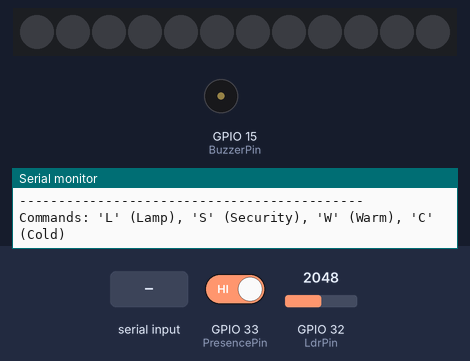
Simulated run of this sketch. Board: ESP32. Parts: 12 RGB LEDs in strip order, left to right, buzzer (waves = sounding), the last lines printed to the serial monitor. Inputs (shaded band) come from the test bench; at power-on: GPIO 33 (PresencePin) HIGH, GPIO 32 (LdrPin) = 2048. Dim RGB values are drawn brighter than linear.

Above: at 1.2 s.
1.3 s: "S\n" received over Serial
At 2.9 s:
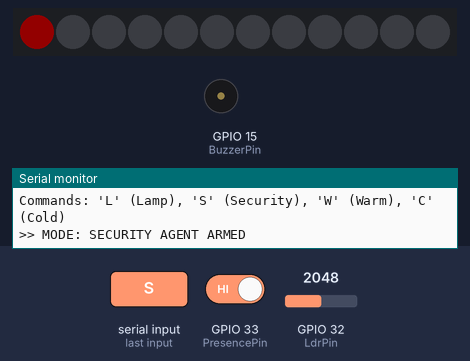
4.0 s: GPIO 33 (PresencePin) driven LOW
At 5.45 s:
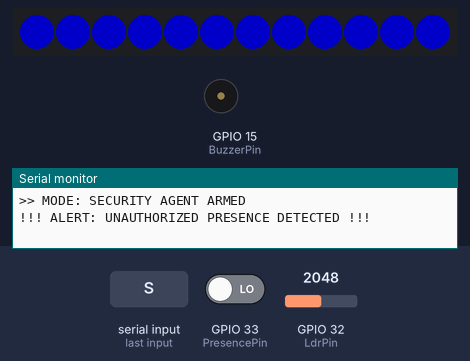
5.9 s: "L\n" received over Serial
At 8.7 s:
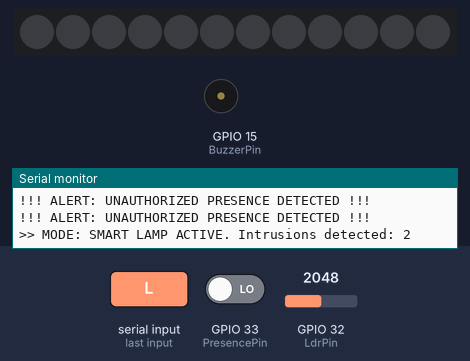
8.9 s: "C\n" received over Serial
At 8.99 s:
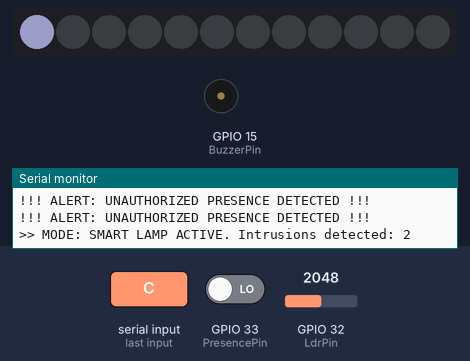
11.0 s: GPIO 32 (LdrPin) set to 2936
12.5 s: GPIO 32 (LdrPin) set to 3064
At 13.38 s:
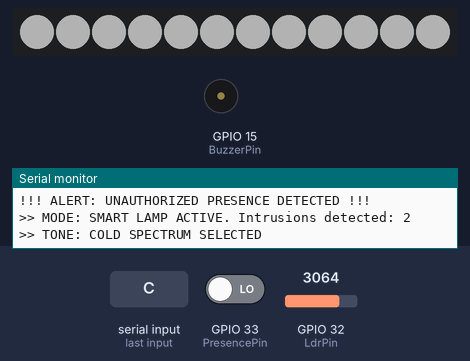
Timing chart, 0 to 15.5 s (numbered marks = the images above; inputs shaded):
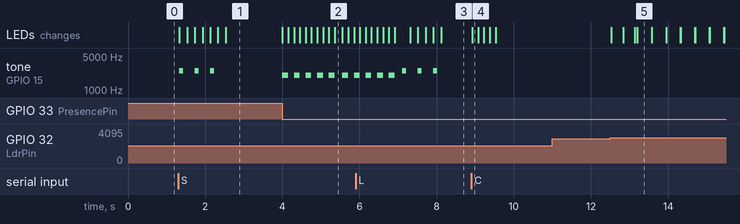

The sketch:

10_SmartNightLightSecurityAgent.ino
```cpp
/*
 * Author: Iwan
 * Project: 10_Smart_Night_Light_Security_Agent
 * Learning Objective: Implement advanced flow control using Switch Case
 * structures, modular logic, and state-based command validation.
 *
 * This material is for classroom use only.
 * Commercial distribution is strictly prohibited.
 *
 */

#include <Adafruit_NeoPixel.h>

// --- PREPROCESSOR MACROS ---
// Converts the object identifier into a literal string for serial feedback.
#define GetName(Variable) #Variable

// --- Hardware Mapping ---
#define LdrPin 32       // Analog Input for light intensity (0-4095).
#define PresencePin 33  // Digital Input for the FC-51 presence sensor.
#define NeoPixelPin 13  // PWM output for the WS2812B LED array.
#define BuzzerPin 15    // Digital output for the Active Buzzer.
#define NumPixels 12    // Constant for the total number of LEDs.

// --- STUDENT PERSONALIZATION AREA ---
// INSTRUCTION: Replace 'LastNameFirstName_10C' with actual personal data.
// This identifier must be consistent across all function calls.
Adafruit_NeoPixel LastNameFirstName_10C(NumPixels, NeoPixelPin, NEO_GRB + NEO_KHZ800);

// --- Global Control Variables ---
int LdrValue = 0;
int IntrudersCount = 0;
char CurrentMode = 'L';  // Operational state: 'L' = Lamp / 'S' = Security.
bool IsWarmTone = true;  // Visual palette spectrum state.
bool PresenceDetected = false;

void setup() {
  // --- TELEMETRY INITIALIZATION ---
  Serial.begin(115200);

  // --- PIN CONFIGURATION ---
  pinMode(LdrPin, INPUT);
  pinMode(PresencePin, INPUT);
  pinMode(BuzzerPin, OUTPUT);

  // --- NEOPIXEL INITIALIZATION ---
  // Calling function to initialize hardware communication.
  LastNameFirstName_10C.begin();
  LastNameFirstName_10C.setBrightness(100);  // Intensity set to a 8-bit value (0-255).
  LastNameFirstName_10C.show();

  // --- STARTUP FEEDBACK ---
  Serial.println("--- SYSTEM INITIALIZED: SWITCH CASE LOGIC ---");
  Serial.print("Project Owner Identifier: ");
  // Calling the macro
  Serial.println(GetName(LastNameFirstName_10C));
  Serial.println("--------------------------------------------");
  Serial.println("");
  Serial.println("Commands: 'L' (Lamp), 'S' (Security), 'W' (Warm), 'C' (Cold)");
  Serial.println("");
}

void loop() {
  // --- 1. SENSOR DATA ACQUISITION ---
  LdrValue = analogRead(LdrPin);
  // Presence sensor uses active LOW logic (0 when detecting); '!' inverts it.
  PresenceDetected = !digitalRead(PresencePin);

  // --- 2. SERIAL INTERFACE HANDLING ---
  if (Serial.available() > 0) {
    char IncomingByte = Serial.read();
    // Calling function to handle serial command logic.
    HandleSystemModes(IncomingByte);
  }

  // --- 3. EXECUTION SELECTOR (STATE MACHINE) ---
  // The 'switch' command jumps directly to the active operational mode.
  switch (CurrentMode) {
    case 'L':
      // Calling function to execute smart lamp logic.
      ExecuteLampMode();
      break;

    case 'S':
      // Calling function to execute security agent logic.
      ExecuteSecurityMode();
      break;

    default:
      // Calling hardware methods to clear the state in case of error.
      LastNameFirstName_10C.clear();
      LastNameFirstName_10C.show();
      break;
  }

  delay(50);
}

// --- MODULAR LOGIC FUNCTIONS ---

/*
 * Function: HandleSystemModes
 * Description: Interprets serial input and validates commands based on active state.
 */
void HandleSystemModes(char Command) {
  switch (Command) {
    case 'S':
    case 's':
      CurrentMode = 'S';
      IntrudersCount = 0;
      // Calling function to provide visual and acoustic mode-change feedback.
      NotifySystemState(255, 165, 0);
      Serial.println(">> MODE: SECURITY AGENT ARMED");
      break;

    case 'L':
    case 'l':
      CurrentMode = 'L';
      // Calling function to provide visual and acoustic mode-change feedback.
      NotifySystemState(0, 0, 255);
      Serial.print(">> MODE: SMART LAMP ACTIVE. Intrusions detected: ");
      Serial.println(IntrudersCount);
      break;

    case 'W':
    case 'w':
      // State Validation: Tone change permitted only in Lamp Mode.
      if (CurrentMode == 'L') {
        IsWarmTone = true;
        // Calling function to animate the transition to warm tone.
        RunSequentialTransition(255, 100, 20);
        Serial.println(">> TONE: WARM SPECTRUM SELECTED");
      } else {
        Serial.println(">> ACCESS DENIED: Cannot change tone in Security Mode.");
        tone(BuzzerPin, 300, 200);
      }
      break;

    case 'C':
    case 'c':
      // State Validation: Tone change permitted only in Lamp Mode.
      if (CurrentMode == 'L') {
        IsWarmTone = false;
        // Calling function to animate the transition to cold tone.
        RunSequentialTransition(200, 200, 255);
        Serial.println(">> TONE: COLD SPECTRUM SELECTED");
      } else {
        Serial.println(">> ACCESS DENIED: Cannot change tone in Security Mode.");
        tone(BuzzerPin, 300, 200);
      }
      break;

    default:
      /*
       * CONDITION: Only process as an error if the character is NOT a New Line ('\n')
       * or a Carriage Return ('\r'). These characters are often sent by the Serial Monitor
       * but are not intended to be commands.
       */
      if (Command != '\n' && Command != '\r') {
        Serial.println(">> ERROR: Protocol command not recognized.");
        tone(BuzzerPin, 400, 200);
      }
      break;
  }
}

/*
 * Function: ExecuteLampMode
 * Description: Automates lighting based on LDR levels with a fade-in effect.
 */
void ExecuteLampMode() {
  if (LdrValue > 3000) {
    /*
     * ITERATIVE BLOCK: Executed when LdrValue exceeds the threshold (3000).
     * This 'for' loop creates a progressive 'Dimming' effect to increase
     * brightness smoothly from 0 to 150.
     */
    for (int Brightness = 0; Brightness <= 150; Brightness += 5) {
      // CONDITION: Check which color spectrum is currently active.
      if (IsWarmTone) {
        /*
         * Calling the 'fill' method to set a Warm Tone.
         * Math Logic: Red is at full 'Brightness', Green is halved, and Blue is 10%.
         * This ratio creates a sunset/amber color.
         */
        LastNameFirstName_10C.fill(LastNameFirstName_10C.Color(Brightness, Brightness / 2, Brightness / 10));
      } else {
        /*
         * Calling the 'fill' method to set a Cold Tone.
         * Math Logic: Red, Green, and Blue are equal, resulting in a White/Cold light.
         */
        LastNameFirstName_10C.fill(LastNameFirstName_10C.Color(Brightness, Brightness, Brightness));
      }
      // Calling hardware method to update LED state.
      LastNameFirstName_10C.show();
      delay(10);
    }
  } else {
    // Calling hardware methods to shut down the lighting.
    LastNameFirstName_10C.clear();
    LastNameFirstName_10C.show();
  }
}

/*
 * Function: ExecuteSecurityMode
 * Description: Manages the emergency response sequences and increments the intrusion database.
 */
void ExecuteSecurityMode() {

  // CONDITION: Check if the infrared sensor has detected movement (Boolean state).
  if (PresenceDetected) {

    // Incrementing the global counter to record the number of detected intrusions.
    IntrudersCount++;

    // Calling Serial method to send an urgent telemetry alert to the monitor.
    Serial.println("!!! ALERT: UNAUTHORIZED PRESENCE DETECTED !!!");

    /*
     * ITERATIVE BLOCK: Police Siren Effect.
     * This 'for' loop runs 5 times to create a high-speed visual and acoustic alert.
     */
    for (int Cycle = 0; Cycle < 5; Cycle++) {

      // PHASE 1: RED ALERT
      // Calling 'fill' method to set all NeoPixels to pure Red.
      LastNameFirstName_10C.fill(LastNameFirstName_10C.Color(255, 0, 0));
      // Calling hardware method to update the LED physical state.
      LastNameFirstName_10C.show();
      // Calling 'tone' function to generate a high-frequency alarm sound (2000 Hz).
      tone(BuzzerPin, 2000);
      // Execution pause to make the red light and sound perceptible.
      delay(150);

      // PHASE 2: BLUE ALERT
      // Calling 'fill' method to set all NeoPixels to pure Blue.
      LastNameFirstName_10C.fill(LastNameFirstName_10C.Color(0, 0, 255));
      // Calling hardware method to refresh the LED array.
      LastNameFirstName_10C.show();
      // Calling 'noTone' function to create a pulse effect by silencing the buzzer.
      noTone(BuzzerPin);
      // Execution pause to complete the siren cycle.
      delay(150);
    }

  } else {
    /*
     * ELSE BLOCK: Standby Monitoring State.
     * Executed when NO presence is detected, showing the system is armed.
     */

    // Calling hardware method to turn off all pixels in the array.
    LastNameFirstName_10C.clear();

    /*
     * Calling 'setPixelColor' to light up ONLY the first LED (Index 0).
     * Color: Dim Red (50, 0, 0) to indicate the "Guard" is active without wasting power.
     */
    LastNameFirstName_10C.setPixelColor(0, 50, 0, 0);

    // Calling hardware method to update the physical state of the standby indicator.
    LastNameFirstName_10C.show();
  }
}

/*
 * Function: RunSequentialTransition
 * Description: Creates a visual animation during tone transitions.
 */
void RunSequentialTransition(int R, int G, int B) {
  for (int i = 0; i < NumPixels; i++) {
    // Calling hardware methods to update specific pixels.
    LastNameFirstName_10C.setPixelColor(i, R, G, B);
    LastNameFirstName_10C.show();
    delay(50);
  }
}

/*
 * Function: NotifySystemState
 * Description: Triple flash confirmation for system mode acknowledgment.
 */
void NotifySystemState(int R, int G, int B) {
  for (int Flash = 0; Flash < 3; Flash++) {
    // Calling hardware methods for visual and acoustic notification.
    LastNameFirstName_10C.fill(LastNameFirstName_10C.Color(R, G, B));
    LastNameFirstName_10C.show();
    tone(BuzzerPin, 2500, 100);
    delay(200);
    LastNameFirstName_10C.clear();
    LastNameFirstName_10C.show();
    delay(200);
  }
}
```

Measured:
- the behaviour switches between 3000 and 3001 on GPIO 32 (LdrPin) (found by bisection; images 4 and 5)
- after the input at 1.3 s, tone on GPIO 15 (BuzzerPin): alternates 2500 Hz for 0.10 s and silent for 0.30 s, 6 changes in all, then stays silent, starting at once; the LEDs: first change at once (image 1 shows a later state)
- after the input at 4.0 s, tone on GPIO 15 (BuzzerPin): alternates 2000 Hz for 0.15 s and silent for 0.15 s, starting at once; the LEDs: first change at once (image 2 shows a later state)
- after the input at 8.9 s, the LEDs: change at once (image 4)
- after the input at 11.0 s, every drawn part: stays the same
- after the input at 12.5 s, the LEDs: first change at once (image 5 shows a later state)
